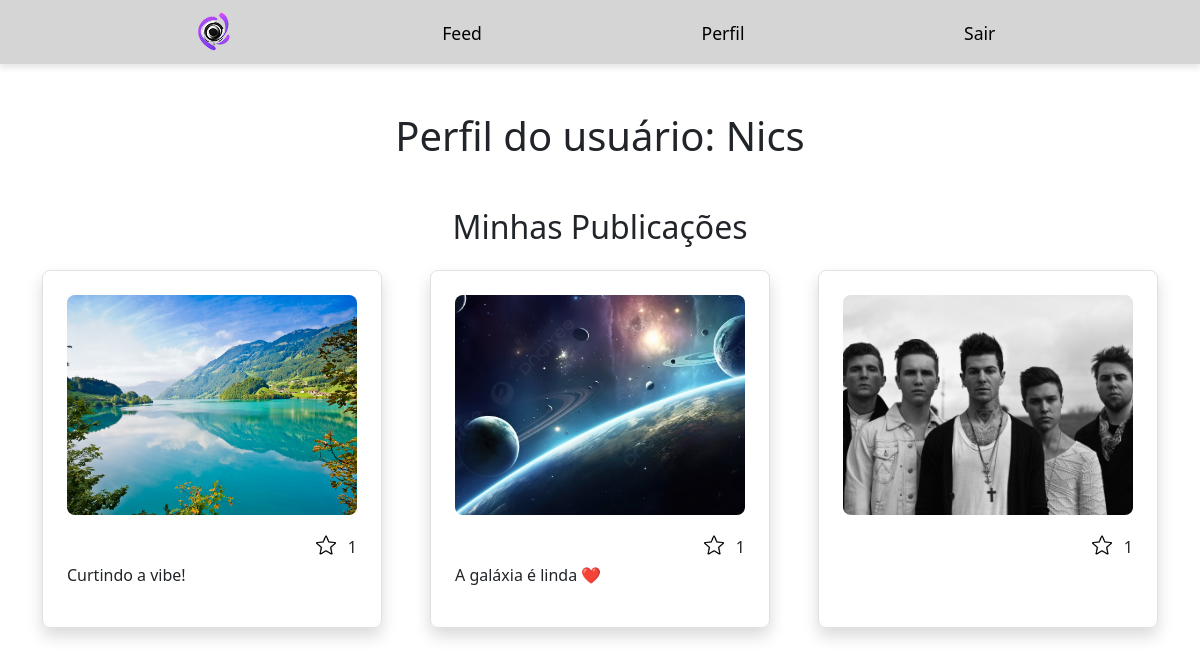
The app's page /profile/2 (signed in) with its own data.
### appfleshi/models.py (models this page shows)
class User(database.Model, UserMixin):
    id = database.Column(database.Integer, primary_key=True)
    username = database.Column(database.String(20), unique=True, nullable=False)
    email = database.Column(database.String(100), unique=True, nullable=False)
    password = database.Column(database.String(60), nullable=False)
    photos = database.relationship('Photo', backref='user', lazy=True)
    likes = database.relationship('Like', backref='user', lazy=True)

class Photo(database.Model):
    id = database.Column(database.Integer, primary_key=True)
    file_name = database.Column(database.String(255), default="default.jpg")
    upload_date = database.Column(database.DateTime(timezone=True), nullable=False, default=lambda: datetime.now(timezone.utc))
    user_id = database.Column(database.Integer, database.ForeignKey("user.id"), nullable=False)
    likes = database.relationship('Like', backref='photo', lazy=True, cascade="all, delete-orphan") #Permite a exclusão de fotos
    caption = database.Column(database.String(255), nullable=False)

### appfleshi/routes.py (the view)
@app.route('/profile/<user_id>', methods=['GET', 'POST'])
@login_required
def profile(user_id):
    user_to_view = None #Variável flexível
    photo_form = None
    if int(user_id) == current_user.id:
        user_to_view = current_user #Atribui o objeto que é dono do perfil à variável
        photo_form = PhotoForm()
        if photo_form.validate_on_submit():
            file = photo_form.photo.data
            secure_name = secure_filename(file.filename)
            path = os.path.join(os.path.abspath(os.path.dirname(__file__)), app.config["UPLOAD_FOLDER"], secure_name)
            file.save(path)
            photo = Photo(file_name=secure_name, user_id=current_user.id, caption = photo_form.caption.data) #Puxa a legenda diretamente do formulário
            database.session.add(photo)
            database.session.commit()
            return redirect(url_for('profile', user_id=current_user.id))
    else:
        user_to_view = User.query.get(int(user_id)) #Atribui um perfil terceiro à variável
        if not user_to_view:
            return redirect(url_for('feed'))
    for photo in user_to_view.photos:
        photo.user_liked = any(like.user_id == current_user.id for like in photo.likes)
    return render_template('profile.html', user=user_to_view, form=photo_form)

### appfleshi/models.py (called while the page is built)
@login_manager.user_loader
def load_user(user_id):
    return User.query.get(int(user_id))

### appfleshi/templates/profile.html (shortened to what this page needs)
{% extends "homepage.html" %}
{% block body %}
{% include "navbar.html" %}
<div class="container mt-5">
    <h1 class="text-center mb-4">Perfil do usuário: {{ user.username }}</h1>
    <h2 class="text-center mt-5 mb-4">Minhas Publicações</h2>
    <div class="row g-5">
        {% for photo in user.photos %}
        <div class="col-12 col-sm-6 col-md-4 d-flex justify-content-center">
            <div class="border rounded-3 p-4 shadow text-end" style="width: 430px;">
                    <img src="{{ url_for('static', filename='posts_photos/' ~ photo.file_name) }}"
                         alt="Imagem de {{ user.username }}"
                         style="width: 100%; height: 220px; object-fit: cover; display: block; border-radius: 8px;x">
                {% if user.id == current_user.id %}
                    <form action="{{ url_for('delete', photo_id=photo.id) }}" method="post" class="mt-2">
                        <button type="submit" class="btn border-0 bg-transparent p-2 ">
                            <img src="{{ url_for('static', filename='site_photos/delete.png') }}"
                                 alt="Lata de lixo" width="30px">
                        </button>
                    </form>
                {% else %}
                    <form action="{{ url_for('like_photo', photo_id=photo.id) }}"
                          method="post" class="mt-2">
                        <button type="submit" class="btn border-0 bg-transparent p-2 ">
                            {% if photo.user_liked %}
                                <img src="{{ url_for('static', filename='site_photos/full-star.png') }}" width="20px">
                            {% else %}
                                <img src="{{ url_for('static', filename='site_photos/empty-star.png') }}" width="20px">
                            {% endif %}
                        </button>
                        <span class="likes-count">{{ photo.likes | length }}</span>
                    </form>
                {% endif %}
                {% if photo.caption %}
                   <p class="text-start">{{ photo.caption }}</p>
                {% endif %}
            </div>
        </div>
        {% endfor %}
    </div>
</div>
{% endblock %}

### appfleshi/static/css/style.css (style rules this page uses)
.likes-count { position: relative; top: 5px; }

### records on screen
User: username "Nics"
Photo: file_name (picture), likes|length "1", caption "Curtindo a vibe!"
Photo: file_name (picture), likes|length "1", caption "A galáxia é linda ❤️"
Photo: file_name (picture), likes|length "1"
